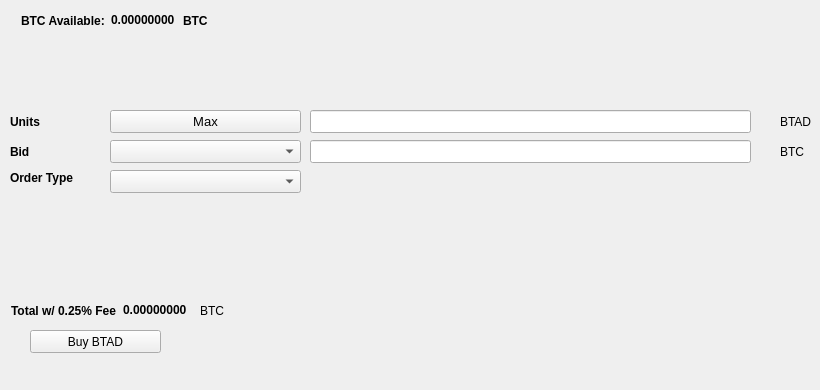
   <widget class="QWidget" name="BuyTab">
    <attribute name="title">
     <string>Buy</string>
    </attribute>
    <widget class="QPushButton" name="BuyXG">
     <property name="geometry">
      <rect>
       <x>30</x>
       <y>330</y>
       <width>131</width>
       <height>23</height>
      </rect>
     </property>
     <property name="text">
      <string>Buy BTAD</string>
     </property>
     <property name="icon">
      <iconset resource="../BitcoinAdult.qrc">
       <normaloff>:/icons/bitcoin</normaloff>:/icons/bitcoin</iconset>
     </property>
    </widget>
    <widget class="QLabel" name="label_3">
     <property name="geometry">
      <rect>
       <x>10</x>
       <y>110</y>
       <width>46</width>
       <height>23</height>
      </rect>
     </property>
     <property name="font">
      <font>
       <weight>75</weight>
       <bold>true</bold>
      </font>
     </property>
     <property name="text">
      <string>Units</string>
     </property>
    </widget>
    <widget class="QLineEdit" name="UnitsInput">
     <property name="geometry">
      <rect>
       <x>310</x>
       <y>110</y>
       <width>441</width>
       <height>23</height>
      </rect>
     </property>
     <property name="font">
      <font>
       <pointsize>9</pointsize>
       <weight>75</weight>
       <bold>true</bold>
      </font>
     </property>
    </widget>
    <widget class="QLineEdit" name="BuyBidPriceEdit">
     <property name="geometry">
      <rect>
       <x>310</x>
       <y>140</y>
       <width>441</width>
       <height>23</height>
      </rect>
     </property>
     <property name="font">
      <font>
       <pointsize>9</pointsize>
       <weight>75</weight>
       <bold>true</bold>
      </font>
     </property>
    </widget>
    <widget class="QLabel" name="label_4">
     <property name="geometry">
      <rect>
       <x>780</x>
       <y>110</y>
       <width>31</width>
       <height>23</height>
      </rect>
     </property>
     <property name="text">
      <string>BTAD</string>
     </property>
    </widget>
    <widget class="QLabel" name="label_5">
     <property name="geometry">
      <rect>
       <x>780</x>
       <y>140</y>
       <width>31</width>
       <height>23</height>
      </rect>
     </property>
     <property name="text">
      <string>BTC</string>
     </property>
    </widget>
    <widget class="QLabel" name="label_6">
     <property name="geometry">
      <rect>
       <x>10</x>
       <y>140</y>
       <width>46</width>
       <height>23</height>
      </rect>
     </property>
     <property name="font">
      <font>
       <weight>75</weight>
       <bold>true</bold>
      </font>
     </property>
     <property name="text">
      <string>Bid</string>
     </property>
    </widget>
    <widget class="QLabel" name="label_7">
     <property name="geometry">
      <rect>
       <x>10</x>
       <y>170</y>
       <width>91</width>
       <height>16</height>
      </rect>
     </property>
     <property name="font">
      <font>
       <weight>75</weight>
       <bold>true</bold>
      </font>
     </property>
     <property name="text">
      <string>Order Type</string>
     </property>
    </widget>
    <widget class="QPushButton" name="Buy_Max_Amount">
     <property name="geometry">
      <rect>
       <x>110</x>
       <y>110</y>
       <width>191</width>
       <height>23</height>
      </rect>
     </property>
     <property name="font">
      <font>
       <pointsize>10</pointsize>
      </font>
     </property>
     <property name="text">
      <string>Max</string>
     </property>
    </widget>
    <widget class="QComboBox" name="BuyBidcomboBox">
     <property name="geometry">
      <rect>
       <x>110</x>
       <y>140</y>
       <width>191</width>
       <height>23</height>
      </rect>
     </property>
     <property name="font">
      <font>
       <pointsize>10</pointsize>
      </font>
     </property>
    </widget>
    <widget class="QComboBox" name="buyOrdertypeCombo">
     <property name="geometry">
      <rect>
       <x>110</x>
       <y>170</y>
       <width>191</width>
       <height>23</height>
      </rect>
     </property>
     <property name="font">
      <font>
       <pointsize>10</pointsize>
      </font>
     </property>
    </widget>
    <widget class="QWidget" name="layoutWidget1">
     <property name="geometry">
      <rect>
       <x>21</x>
       <y>11</y>
       <width>227</width>
       <height>19</height>
      </rect>
     </property>
     <layout class="QHBoxLayout" name="horizontalLayout_3">
      <item>
       <widget class="QLabel" name="label232">
        <property name="font">
         <font>
          <weight>75</weight>
          <bold>true</bold>
         </font>
        </property>
        <property name="text">
         <string>BTC Available:</string>
        </property>
       </widget>
      </item>
      <item>
       <widget class="QLabel" name="BtcAvailableLbl">
        <property name="palette">
         <palette>
          <active>
           <colorrole role="WindowText">
            <brush brushstyle="SolidPattern">
             <color alpha="255">
              <red>0</red>
              <green>0</green>
              <blue>0</blue>
             </color>
            </brush>
           </colorrole>
           <colorrole role="Button">
            <brush brushstyle="SolidPattern">
             <color alpha="255">
              <red>0</red>
              <green>170</green>
              <blue>0</blue>
             </color>
            </brush>
           </colorrole>
           <colorrole role="Light">
            <brush brushstyle="SolidPattern">
             <color alpha="255">
              <red>0</red>
              <green>255</green>
              <blue>0</blue>
             </color>
            </brush>
           </colorrole>
           <colorrole role="Midlight">
            <brush brushstyle="SolidPattern">
             <color alpha="255">
              <red>0</red>
              <green>212</green>
              <blue>0</blue>
             </color>
            </brush>
           </colorrole>
           <colorrole role="Dark">
            <brush brushstyle="SolidPattern">
             <color alpha="255">
              <red>0</red>
              <green>85</green>
              <blue>0</blue>
             </color>
            </brush>
           </colorrole>
           <colorrole role="Mid">
            <brush brushstyle="SolidPattern">
             <color alpha="255">
              <red>0</red>
              <green>113</green>
              <blue>0</blue>
             </color>
            </brush>
           </colorrole>
           <colorrole role="Text">
            <brush brushstyle="SolidPattern">
             <color alpha="255">
              <red>0</red>
              <green>170</green>
              <blue>0</blue>
             </color>
            </brush>
           </colorrole>
           <colorrole role="BrightText">
            <brush brushstyle="SolidPattern">
             <color alpha="255">
              <red>255</red>
              <green>255</green>
              <blue>255</blue>
             </color>
            </brush>
           </colorrole>
           <colorrole role="ButtonText">
            <brush brushstyle="SolidPattern">
             <color alpha="255">
              <red>0</red>
              <green>0</green>
              <blue>0</blue>
             </color>
            </brush>
           </colorrole>
           <colorrole role="Base">
            <brush brushstyle="SolidPattern">
             <color alpha="255">
              <red>255</red>
              <green>255</green>
              <blue>255</blue>
             </color>
            </brush>
           </colorrole>
           <colorrole role="Window">
            <brush brushstyle="SolidPattern">
             <color alpha="255">
              <red>0</red>
              <green>170</green>
              <blue>0</blue>
             </color>
            </brush>
           </colorrole>
           <colorrole role="Shadow">
            <brush brushstyle="SolidPattern">
             <color alpha="255">
              <red>0</red>
              <green>0</green>
              <blue>0</blue>
             </color>
            </brush>
           </colorrole>
           <colorrole role="AlternateBase">
            <brush brushstyle="SolidPattern">
             <color alpha="255">
              <red>127</red>
              <green>212</green>
              <blue>127</blue>
             </color>
            </brush>
           </colorrole>
           <colorrole role="ToolTipBase">
            <brush brushstyle="SolidPattern">
             <color alpha="255">
              <red>255</red>
              <green>255</green>
              <blue>220</blue>
             </color>
            </brush>
           </colorrole>
           <colorrole role="ToolTipText">
            <brush brushstyle="SolidPattern">
             <color alpha="255">
              <red>0</red>
              <green>0</green>
              <blue>0</blue>
             </color>
            </brush>
           </colorrole>
          </active>
          <inactive>
           <colorrole role="WindowText">
            <brush brushstyle="SolidPattern">
             <color alpha="255">
              <red>0</red>
              <green>0</green>
              <blue>0</blue>
             </color>
            </brush>
           </colorrole>
           <colorrole role="Button">
            <brush brushstyle="SolidPattern">
             <color alpha="255">
              <red>0</red>
              <green>170</green>
              <blue>0</blue>
             </color>
            </brush>
           </colorrole>
           <colorrole role="Light">
            <brush brushstyle="SolidPattern">
             <color alpha="255">
              <red>0</red>
              <green>255</green>
              <blue>0</blue>
             </color>
            </brush>
           </colorrole>
           <colorrole role="Midlight">
            <brush brushstyle="SolidPattern">
             <color alpha="255">
              <red>0</red>
              <green>212</green>
              <blue>0</blue>
             </color>
            </brush>
           </colorrole>
           <colorrole role="Dark">
            <brush brushstyle="SolidPattern">
             <color alpha="255">
              <red>0</red>
              <green>85</green>
              <blue>0</blue>
             </color>
            </brush>
           </colorrole>
           <colorrole role="Mid">
            <brush brushstyle="SolidPattern">
             <color alpha="255">
              <red>0</red>
              <green>113</green>
              <blue>0</blue>
             </color>
            </brush>
           </colorrole>
           <colorrole role="Text">
            <brush brushstyle="SolidPattern">
             <color alpha="255">
              <red>0</red>
              <green>170</green>
              <blue>0</blue>
             </color>
            </brush>
           </colorrole>
           <colorrole role="BrightText">
            <brush brushstyle="SolidPattern">
             <color alpha="255">
              <red>255</red>
              <green>255</green>
              <blue>255</blue>
             </color>
            </brush>
           </colorrole>
           <colorrole role="ButtonText">
            <brush brushstyle="SolidPattern">
             <color alpha="255">
              <red>0</red>
              <green>0</green>
              <blue>0</blue>
             </color>
            </brush>
           </colorrole>
           <colorrole role="Base">
            <brush brushstyle="SolidPattern">
             <color alpha="255">
              <red>255</red>
              <green>255</green>
              <blue>255</blue>
             </color>
            </brush>
           </colorrole>
           <colorrole role="Window">
            <brush brushstyle="SolidPattern">
             <color alpha="255">
              <red>0</red>
              <green>170</green>
              <blue>0</blue>
             </color>
            </brush>
           </colorrole>
           <colorrole role="Shadow">
            <brush brushstyle="SolidPattern">
             <color alpha="255">
              <red>0</red>
              <green>0</green>
              <blue>0</blue>
             </color>
            </brush>
           </colorrole>
           <colorrole role="AlternateBase">
            <brush brushstyle="SolidPattern">
             <color alpha="255">
              <red>127</red>
              <green>212</green>
              <blue>127</blue>
             </color>
            </brush>
           </colorrole>
           <colorrole role="ToolTipBase">
            <brush brushstyle="SolidPattern">
             <color alpha="255">
              <red>255</red>
              <green>255</green>
              <blue>220</blue>
             </color>
            </brush>
           </colorrole>
           <colorrole role="ToolTipText">
            <brush brushstyle="SolidPattern">
             <color alpha="255">
              <red>0</red>
              <green>0</green>
              <blue>0</blue>
             </color>
            </brush>
           </colorrole>
          </inactive>
          <disabled>
           <colorrole role="WindowText">
            <brush brushstyle="SolidPattern">
             <color alpha="255">
              <red>0</red>
              <green>85</green>
              <blue>0</blue>
             </color>
            </brush>
           </colorrole>
           <colorrole role="Button">
            <brush brushstyle="SolidPattern">
             <color alpha="255">
              <red>0</red>
              <green>170</green>
              <blue>0</blue>
             </color>
            </brush>
           </colorrole>
           <colorrole role="Light">
            <brush brushstyle="SolidPattern">
             <color alpha="255">
              <red>0</red>
              <green>255</green>
              <blue>0</blue>
             </color>
            </brush>
           </colorrole>
           <colorrole role="Midlight">
            <brush brushstyle="SolidPattern">
             <color alpha="255">
              <red>0</red>
              <green>212</green>
              <blue>0</blue>
             </color>
            </brush>
           </colorrole>
           <colorrole role="Dark">
            <brush brushstyle="SolidPattern">
             <color alpha="255">
              <red>0</red>
              <green>85</green>
              <blue>0</blue>
             </color>
            </brush>
           </colorrole>
           <colorrole role="Mid">
            <brush brushstyle="SolidPattern">
             <color alpha="255">
              <red>0</red>
              <green>113</green>
              <blue>0</blue>
             </color>
            </brush>
           </colorrole>
           <colorrole role="Text">
            <brush brushstyle="SolidPattern">
             <color alpha="255">
              <red>0</red>
              <green>85</green>
              <blue>0</blue>
             </color>
            </brush>
           </colorrole>
           <colorrole role="BrightText">
            <brush brushstyle="SolidPattern">
             <color alpha="255">
              <red>255</red>
              <green>255</green>
              <blue>255</blue>
             </color>
            </brush>
           </colorrole>
           <colorrole role="ButtonText">
            <brush brushstyle="SolidPattern">
             <color alpha="255">
              <red>0</red>
              <green>85</green>
              <blue>0</blue>
             </color>
            </brush>
           </colorrole>
           <colorrole role="Base">
            <brush brushstyle="SolidPattern">
             <color alpha="255">
              <red>0</red>
              <green>170</green>
              <blue>0</blue>
             </color>
            </brush>
           </colorrole>
           <colorrole role="Window">
            <brush brushstyle="SolidPattern">
             <color alpha="255">
              <red>0</red>
              <green>170</green>
              <blue>0</blue>
             </color>
            </brush>
           </colorrole>
           <colorrole role="Shadow">
            <brush brushstyle="SolidPattern">
             <color alpha="255">
              <red>0</red>
              <green>0</green>
              <blue>0</blue>
             </color>
            </brush>
           </colorrole>
           <colorrole role="AlternateBase">
            <brush brushstyle="SolidPattern">
             <color alpha="255">
              <red>0</red>
              <green>170</green>
              <blue>0</blue>
             </color>
            </brush>
           </colorrole>
           <colorrole role="ToolTipBase">
            <brush brushstyle="SolidPattern">
             <color alpha="255">
              <red>255</red>
              <green>255</green>
              <blue>220</blue>
             </color>
            </brush>
           </colorrole>
           <colorrole role="ToolTipText">
            <brush brushstyle="SolidPattern">
             <color alpha="255">
              <red>0</red>
              <green>0</green>
              <blue>0</blue>
             </color>
            </brush>
           </colorrole>
          </disabled>
         </palette>
        </property>
        <property name="font">
         <font>
          <weight>75</weight>
          <bold>true</bold>
         </font>
        </property>
        <property name="text">
         <string>0.00000000</string>
        </property>
        <property name="textInteractionFlags">
         <set>Qt::LinksAccessibleByMouse|Qt::TextSelectableByKeyboard|Qt::TextSelectableByMouse</set>
        </property>
       </widget>
      </item>
      <item>
       <widget class="QLabel" name="BtcAvailableLbl_2">
        <property name="font">
         <font>
          <weight>75</weight>
          <bold>true</bold>
         </font>
        </property>
        <property name="text">
         <string>BTC</string>
        </property>
       </widget>
      </item>
     </layout>
    </widget>
    <widget class="QWidget" name="layoutWidge2">
     <property name="geometry">
      <rect>
       <x>11</x>
       <y>301</y>
       <width>259</width>
       <height>19</height>
      </rect>
     </property>
     <layout class="QHBoxLayout" name="horizontalLayout_4">
      <item>
       <widget class="QLabel" name="label_9">
        <property name="font">
         <font>
          <weight>75</weight>
          <bold>true</bold>
         </font>
        </property>
        <property name="text">
         <string>Total w/ 0.25% Fee</string>
        </property>
       </widget>
      </item>
      <item>
       <widget class="QLabel" name="BuyCostLabel">
        <property name="palette">
         <palette>
          <active>
           <colorrole role="WindowText">
            <brush brushstyle="SolidPattern">
             <color alpha="255">
              <red>0</red>
              <green>0</green>
              <blue>0</blue>
             </color>
            </brush>
           </colorrole>
           <colorrole role="Button">
            <brush brushstyle="SolidPattern">
             <color alpha="255">
              <red>0</red>
              <green>170</green>
              <blue>0</blue>
             </color>
            </brush>
           </colorrole>
           <colorrole role="Light">
            <brush brushstyle="SolidPattern">
             <color alpha="255">
              <red>0</red>
              <green>255</green>
              <blue>0</blue>
             </color>
            </brush>
           </colorrole>
           <colorrole role="Midlight">
            <brush brushstyle="SolidPattern">
             <color alpha="255">
              <red>0</red>
              <green>212</green>
              <blue>0</blue>
             </color>
            </brush>
           </colorrole>
           <colorrole role="Dark">
            <brush brushstyle="SolidPattern">
             <color alpha="255">
              <red>0</red>
              <green>85</green>
              <blue>0</blue>
             </color>
            </brush>
           </colorrole>
           <colorrole role="Mid">
            <brush brushstyle="SolidPattern">
             <color alpha="255">
              <red>0</red>
              <green>113</green>
              <blue>0</blue>
             </color>
            </brush>
           </colorrole>
           <colorrole role="Text">
            <brush brushstyle="SolidPattern">
             <color alpha="255">
              <red>0</red>
              <green>170</green>
              <blue>0</blue>
             </color>
            </brush>
           </colorrole>
           <colorrole role="BrightText">
            <brush brushstyle="SolidPattern">
             <color alpha="255">
              <red>255</red>
              <green>255</green>
              <blue>255</blue>
             </color>
            </brush>
           </colorrole>
           <colorrole role="ButtonText">
            <brush brushstyle="SolidPattern">
             <color alpha="255">
              <red>0</red>
              <green>0</green>
              <blue>0</blue>
             </color>
            </brush>
           </colorrole>
           <colorrole role="Base">
            <brush brushstyle="SolidPattern">
             <color alpha="255">
              <red>255</red>
              <green>255</green>
              <blue>255</blue>
             </color>
            </brush>
           </colorrole>
           <colorrole role="Window">
            <brush brushstyle="SolidPattern">
             <color alpha="255">
              <red>0</red>
              <green>170</green>
              <blue>0</blue>
             </color>
            </brush>
           </colorrole>
           <colorrole role="Shadow">
            <brush brushstyle="SolidPattern">
             <color alpha="255">
              <red>0</red>
              <green>0</green>
              <blue>0</blue>
             </color>
            </brush>
           </colorrole>
           <colorrole role="AlternateBase">
            <brush brushstyle="SolidPattern">
             <color alpha="255">
              <red>127</red>
              <green>212</green>
              <blue>127</blue>
             </color>
            </brush>
           </colorrole>
           <colorrole role="ToolTipBase">
            <brush brushstyle="SolidPattern">
             <color alpha="255">
              <red>255</red>
              <green>255</green>
              <blue>220</blue>
             </color>
            </brush>
           </colorrole>
           <colorrole role="ToolTipText">
            <brush brushstyle="SolidPattern">
             <color alpha="255">
              <red>0</red>
              <green>0</green>
              <blue>0</blue>
             </color>
            </brush>
           </colorrole>
          </active>
          <inactive>
           <colorrole role="WindowText">
            <brush brushstyle="SolidPattern">
             <color alpha="255">
              <red>0</red>
              <green>0</green>
              <blue>0</blue>
             </color>
            </brush>
           </colorrole>
           <colorrole role="Button">
            <brush brushstyle="SolidPattern">
             <color alpha="255">
              <red>0</red>
              <green>170</green>
              <blue>0</blue>
             </color>
            </brush>
           </colorrole>
           <colorrole role="Light">
            <brush brushstyle="SolidPattern">
             <color alpha="255">
              <red>0</red>
              <green>255</green>
              <blue>0</blue>
             </color>
            </brush>
           </colorrole>
           <colorrole role="Midlight">
            <brush brushstyle="SolidPattern">
             <color alpha="255">
              <red>0</red>
              <green>212</green>
              <blue>0</blue>
             </color>
            </brush>
           </colorrole>
           <colorrole role="Dark">
            <brush brushstyle="SolidPattern">
             <color alpha="255">
              <red>0</red>
              <green>85</green>
              <blue>0</blue>
             </color>
            </brush>
           </colorrole>
           <colorrole role="Mid">
            <brush brushstyle="SolidPattern">
             <color alpha="255">
              <red>0</red>
              <green>113</green>
              <blue>0</blue>
             </color>
            </brush>
           </colorrole>
           <colorrole role="Text">
            <brush brushstyle="SolidPattern">
             <color alpha="255">
              <red>0</red>
              <green>170</green>
              <blue>0</blue>
             </color>
            </brush>
           </colorrole>
           <colorrole role="BrightText">
            <brush brushstyle="SolidPattern">
             <color alpha="255">
              <red>255</red>
              <green>255</green>
              <blue>255</blue>
             </color>
            </brush>
           </colorrole>
           <colorrole role="ButtonText">
            <brush brushstyle="SolidPattern">
             <color alpha="255">
              <red>0</red>
              <green>0</green>
              <blue>0</blue>
             </color>
            </brush>
           </colorrole>
           <colorrole role="Base">
            <brush brushstyle="SolidPattern">
             <color alpha="255">
              <red>255</red>
              <green>255</green>
              <blue>255</blue>
             </color>
            </brush>
           </colorrole>
           <colorrole role="Window">
            <brush brushstyle="SolidPattern">
             <color alpha="255">
              <red>0</red>
              <green>170</green>
              <blue>0</blue>
             </color>
            </brush>
           </colorrole>
           <colorrole role="Shadow">
            <brush brushstyle="SolidPattern">
             <color alpha="255">
              <red>0</red>
              <green>0</green>
              <blue>0</blue>
             </color>
            </brush>
           </colorrole>
           <colorrole role="AlternateBase">
            <brush brushstyle="SolidPattern">
             <color alpha="255">
              <red>127</red>
              <green>212</green>
              <blue>127</blue>
             </color>
            </brush>
           </colorrole>
           <colorrole role="ToolTipBase">
            <brush brushstyle="SolidPattern">
             <color alpha="255">
              <red>255</red>
              <green>255</green>
              <blue>220</blue>
             </color>
            </brush>
           </colorrole>
           <colorrole role="ToolTipText">
            <brush brushstyle="SolidPattern">
             <color alpha="255">
              <red>0</red>
              <green>0</green>
              <blue>0</blue>
             </color>
            </brush>
           </colorrole>
          </inactive>
          <disabled>
           <colorrole role="WindowText">
            <brush brushstyle="SolidPattern">
             <color alpha="255">
              <red>0</red>
              <green>85</green>
              <blue>0</blue>
             </color>
            </brush>
           </colorrole>
           <colorrole role="Button">
            <brush brushstyle="SolidPattern">
             <color alpha="255">
              <red>0</red>
              <green>170</green>
              <blue>0</blue>
             </color>
            </brush>
           </colorrole>
           <colorrole role="Light">
            <brush brushstyle="SolidPattern">
             <color alpha="255">
              <red>0</red>
              <green>255</green>
              <blue>0</blue>
             </color>
            </brush>
           </colorrole>
           <colorrole role="Midlight">
            <brush brushstyle="SolidPattern">
             <color alpha="255">
              <red>0</red>
              <green>212</green>
              <blue>0</blue>
             </color>
            </brush>
           </colorrole>
           <colorrole role="Dark">
            <brush brushstyle="SolidPattern">
             <color alpha="255">
              <red>0</red>
              <green>85</green>
              <blue>0</blue>
             </color>
            </brush>
           </colorrole>
           <colorrole role="Mid">
            <brush brushstyle="SolidPattern">
             <color alpha="255">
              <red>0</red>
              <green>113</green>
              <blue>0</blue>
             </color>
            </brush>
           </colorrole>
           <colorrole role="Text">
            <brush brushstyle="SolidPattern">
             <color alpha="255">
              <red>0</red>
              <green>85</green>
              <blue>0</blue>
             </color>
            </brush>
           </colorrole>
           <colorrole role="BrightText">
            <brush brushstyle="SolidPattern">
             <color alpha="255">
              <red>255</red>
              <green>255</green>
              <blue>255</blue>
             </color>
            </brush>
           </colorrole>
           <colorrole role="ButtonText">
            <brush brushstyle="SolidPattern">
             <color alpha="255">
              <red>0</red>
              <green>85</green>
              <blue>0</blue>
             </color>
            </brush>
           </colorrole>
           <colorrole role="Base">
            <brush brushstyle="SolidPattern">
             <color alpha="255">
              <red>0</red>
              <green>170</green>
              <blue>0</blue>
             </color>
            </brush>
           </colorrole>
           <colorrole role="Window">
            <brush brushstyle="SolidPattern">
             <color alpha="255">
              <red>0</red>
              <green>170</green>
              <blue>0</blue>
             </color>
            </brush>
           </colorrole>
           <colorrole role="Shadow">
            <brush brushstyle="SolidPattern">
             <color alpha="255">
              <red>0</red>
              <green>0</green>
              <blue>0</blue>
             </color>
            </brush>
           </colorrole>
           <colorrole role="AlternateBase">
            <brush brushstyle="SolidPattern">
             <color alpha="255">
              <red>0</red>
              <green>170</green>
              <blue>0</blue>
             </color>
            </brush>
           </colorrole>
           <colorrole role="ToolTipBase">
            <brush brushstyle="SolidPattern">
             <color alpha="255">
              <red>255</red>
              <green>255</green>
              <blue>220</blue>
             </color>
            </brush>
           </colorrole>
           <colorrole role="ToolTipText">
            <brush brushstyle="SolidPattern">
             <color alpha="255">
              <red>0</red>
              <green>0</green>
              <blue>0</blue>
             </color>
            </brush>
           </colorrole>
          </disabled>
         </palette>
        </property>
        <property name="font">
         <font>
          <weight>75</weight>
          <bold>true</bold>
         </font>
        </property>
        <property name="autoFillBackground">
         <bool>false</bool>
        </property>
        <property name="text">
         <string>0.00000000</string>
        </property>
        <property name="textInteractionFlags">
         <set>Qt::LinksAccessibleByMouse|Qt::TextSelectableByMouse</set>
        </property>
       </widget>
      </item>
      <item>
       <widget class="QLabel" name="label_10">
        <property name="font">
         <font>
          <weight>50</weight>
          <bold>false</bold>
         </font>
        </property>
        <property name="text">
         <string>BTC</string>
        </property>
       </widget>
      </item>
     </layout>
    </widget>
    <widget class="QLabel" name="label_24">
     <property name="geometry">
      <rect>
       <x>460</x>
       <y>300</y>
       <width>281</width>
       <height>81</height>
      </rect>
     </property>
     <property name="text">
      <string/>
     </property>
     <property name="pixmap">
      <pixmap>:/images/bittrex</pixmap>
     </property>
    </widget>
   </widget>
